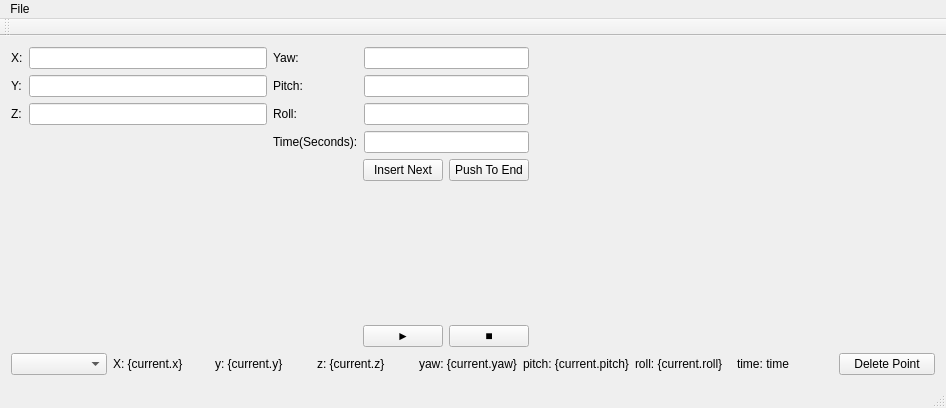
<?xml version="1.0" encoding="UTF-8"?>
<ui version="4.0">
 <class>MainWindow</class>
 <widget class="QMainWindow" name="MainWindow">
  <property name="geometry">
   <rect>
    <x>0</x>
    <y>0</y>
    <width>946</width>
    <height>404</height>
   </rect>
  </property>
  <property name="windowTitle">
   <string>MainWindow</string>
  </property>
  <widget class="QWidget" name="centralWidget">
   <layout class="QVBoxLayout" name="verticalLayout_2">
    <item>
     <layout class="QVBoxLayout" name="verticalLayout">
      <item>
       <layout class="QHBoxLayout" name="top_Area">
        <property name="sizeConstraint">
         <enum>QLayout::SetDefaultConstraint</enum>
        </property>
        <item>
         <layout class="QVBoxLayout" name="modelAdder">
          <property name="spacing">
           <number>6</number>
          </property>
          <property name="sizeConstraint">
           <enum>QLayout::SetDefaultConstraint</enum>
          </property>
          <item>
           <layout class="QHBoxLayout" name="dataEdit">
            <item>
             <layout class="QFormLayout" name="formLayout">
              <item row="0" column="0">
               <widget class="QLabel" name="xLabel">
                <property name="text">
                 <string>X:</string>
                </property>
               </widget>
              </item>
              <item row="0" column="1">
               <widget class="QLineEdit" name="xLineEdit"/>
              </item>
              <item row="1" column="0">
               <widget class="QLabel" name="yLabel">
                <property name="text">
                 <string>Y:</string>
                </property>
               </widget>
              </item>
              <item row="1" column="1">
               <widget class="QLineEdit" name="yLineEdit"/>
              </item>
              <item row="2" column="0">
               <widget class="QLabel" name="zLabel">
                <property name="text">
                 <string>Z:</string>
                </property>
               </widget>
              </item>
              <item row="2" column="1">
               <widget class="QLineEdit" name="zLineEdit"/>
              </item>
             </layout>
            </item>
            <item>
             <layout class="QFormLayout" name="formLayout_2">
              <item row="0" column="0">
               <widget class="QLabel" name="yawLabel">
                <property name="text">
                 <string>Yaw:</string>
                </property>
               </widget>
              </item>
              <item row="0" column="1">
               <widget class="QLineEdit" name="yawLineEdit"/>
              </item>
              <item row="2" column="0">
               <widget class="QLabel" name="rollLabel">
                <property name="text">
                 <string>Roll:</string>
                </property>
               </widget>
              </item>
              <item row="2" column="1">
               <widget class="QLineEdit" name="rollLineEdit"/>
              </item>
              <item row="1" column="0">
               <widget class="QLabel" name="pitchLabel">
                <property name="text">
                 <string>Pitch:</string>
                </property>
               </widget>
              </item>
              <item row="1" column="1">
               <widget class="QLineEdit" name="pitchLineEdit"/>
              </item>
              <item row="3" column="0">
               <widget class="QLabel" name="timeSecondsLabel">
                <property name="text">
                 <string>Time(Seconds):</string>
                </property>
               </widget>
              </item>
              <item row="3" column="1">
               <widget class="QLineEdit" name="timeSecondsLineEdit"/>
              </item>
             </layout>
            </item>
           </layout>
          </item>
          <item>
           <layout class="QHBoxLayout" name="modelButtons">
            <property name="spacing">
             <number>6</number>
            </property>
            <item>
             <spacer name="horizontalSpacer">
              <property name="orientation">
               <enum>Qt::Horizontal</enum>
              </property>
              <property name="sizeType">
               <enum>QSizePolicy::MinimumExpanding</enum>
              </property>
              <property name="sizeHint" stdset="0">
               <size>
                <width>100</width>
                <height>0</height>
               </size>
              </property>
             </spacer>
            </item>
            <item>
             <widget class="QPushButton" name="insertNextBtn">
              <property name="sizePolicy">
               <sizepolicy hsizetype="Maximum" vsizetype="Maximum">
                <horstretch>0</horstretch>
                <verstretch>0</verstretch>
               </sizepolicy>
              </property>
              <property name="text">
               <string>Insert Next</string>
              </property>
             </widget>
            </item>
            <item>
             <widget class="QPushButton" name="pushToEndBtn">
              <property name="enabled">
               <bool>true</bool>
              </property>
              <property name="sizePolicy">
               <sizepolicy hsizetype="Maximum" vsizetype="Maximum">
                <horstretch>0</horstretch>
                <verstretch>0</verstretch>
               </sizepolicy>
              </property>
              <property name="text">
               <string>Push To End</string>
              </property>
             </widget>
            </item>
           </layout>
          </item>
          <item>
           <spacer name="verticalSpacer">
            <property name="orientation">
             <enum>Qt::Vertical</enum>
            </property>
            <property name="sizeType">
             <enum>QSizePolicy::MinimumExpanding</enum>
            </property>
            <property name="sizeHint" stdset="0">
             <size>
              <width>20</width>
              <height>40</height>
             </size>
            </property>
           </spacer>
          </item>
          <item>
           <layout class="QHBoxLayout" name="horizontalLayout">
            <item>
             <spacer name="horizontalSpacer_2">
              <property name="orientation">
               <enum>Qt::Horizontal</enum>
              </property>
              <property name="sizeHint" stdset="0">
               <size>
                <width>40</width>
                <height>20</height>
               </size>
              </property>
             </spacer>
            </item>
            <item>
             <widget class="QPushButton" name="pushButton">
              <property name="text">
               <string>►</string>
              </property>
             </widget>
            </item>
            <item>
             <widget class="QPushButton" name="pushButton_2">
              <property name="text">
               <string>■</string>
              </property>
             </widget>
            </item>
           </layout>
          </item>
         </layout>
        </item>
        <item>
         <widget class="GLWidget" name="glWidget" native="true">
          <property name="minimumSize">
           <size>
            <width>400</width>
            <height>300</height>
           </size>
          </property>
         </widget>
        </item>
       </layout>
      </item>
      <item>
       <layout class="QHBoxLayout" name="bottom_Area">
        <item>
         <widget class="QComboBox" name="comboBox"/>
        </item>
        <item>
         <widget class="QLabel" name="currentX">
          <property name="text">
           <string>X: {current.x}</string>
          </property>
         </widget>
        </item>
        <item>
         <widget class="QLabel" name="currentY">
          <property name="text">
           <string>y: {current.y}</string>
          </property>
         </widget>
        </item>
        <item>
         <widget class="QLabel" name="currentZ">
          <property name="text">
           <string>z: {current.z}</string>
          </property>
         </widget>
        </item>
        <item>
         <widget class="QLabel" name="currentYaw">
          <property name="text">
           <string>yaw: {current.yaw}</string>
          </property>
         </widget>
        </item>
        <item>
         <widget class="QLabel" name="currentPitch">
          <property name="text">
           <string>pitch: {current.pitch}</string>
          </property>
         </widget>
        </item>
        <item>
         <widget class="QLabel" name="currentRoll">
          <property name="text">
           <string>roll: {current.roll}</string>
          </property>
         </widget>
        </item>
        <item>
         <widget class="QLabel" name="currentTime">
          <property name="text">
           <string>time: time</string>
          </property>
         </widget>
        </item>
        <item>
         <widget class="QPushButton" name="deletePointBtn">
          <property name="text">
           <string>Delete Point</string>
          </property>
         </widget>
        </item>
       </layout>
      </item>
     </layout>
    </item>
   </layout>
  </widget>
  <widget class="QMenuBar" name="menuBar">
   <property name="geometry">
    <rect>
     <x>0</x>
     <y>0</y>
     <width>946</width>
     <height>21</height>
    </rect>
   </property>
   <widget class="QMenu" name="menuFile">
    <property name="title">
     <string>File</string>
    </property>
    <addaction name="actionNew"/>
    <addaction name="actionOpen"/>
    <addaction name="actionSave"/>
    <addaction name="actionSave_As"/>
   </widget>
   <addaction name="menuFile"/>
  </widget>
  <widget class="QToolBar" name="mainToolBar">
   <attribute name="toolBarArea">
    <enum>TopToolBarArea</enum>
   </attribute>
   <attribute name="toolBarBreak">
    <bool>false</bool>
   </attribute>
  </widget>
  <widget class="QStatusBar" name="statusBar"/>
  <action name="actionNew">
   <property name="text">
    <string>New</string>
   </property>
  </action>
  <action name="actionOpen">
   <property name="text">
    <string>Open</string>
   </property>
  </action>
  <action name="actionSave">
   <property name="text">
    <string>Save</string>
   </property>
  </action>
  <action name="actionSave_As">
   <property name="text">
    <string>Save As</string>
   </property>
  </action>
 </widget>
 <layoutdefault spacing="6" margin="11"/>
 <customwidgets>
  <customwidget>
   <class>GLWidget</class>
   <extends>QWidget</extends>
   <header>glwidget.h</header>
   <container>1</container>
  </customwidget>
 </customwidgets>
 <tabstops>
  <tabstop>xLineEdit</tabstop>
  <tabstop>yLineEdit</tabstop>
  <tabstop>zLineEdit</tabstop>
  <tabstop>yawLineEdit</tabstop>
  <tabstop>pitchLineEdit</tabstop>
  <tabstop>rollLineEdit</tabstop>
  <tabstop>timeSecondsLineEdit</tabstop>
  <tabstop>insertNextBtn</tabstop>
  <tabstop>pushToEndBtn</tabstop>
  <tabstop>comboBox</tabstop>
  <tabstop>deletePointBtn</tabstop>
 </tabstops>
 <resources/>
 <connections/>
</ui>
